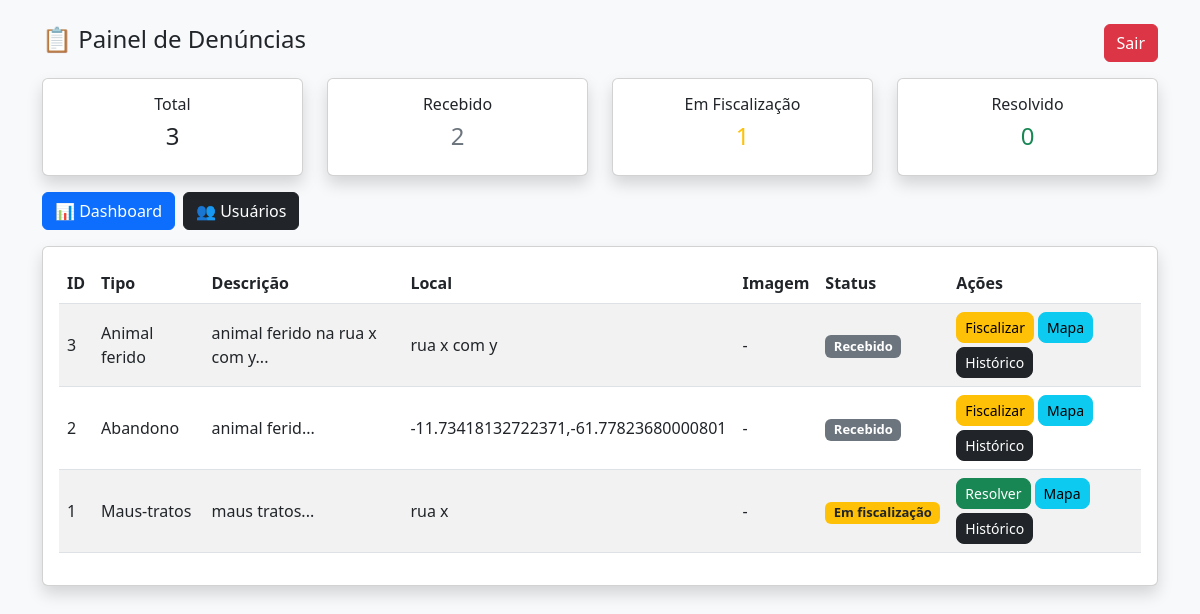
/painel (signed in), run on an earlier commit of the app's database.
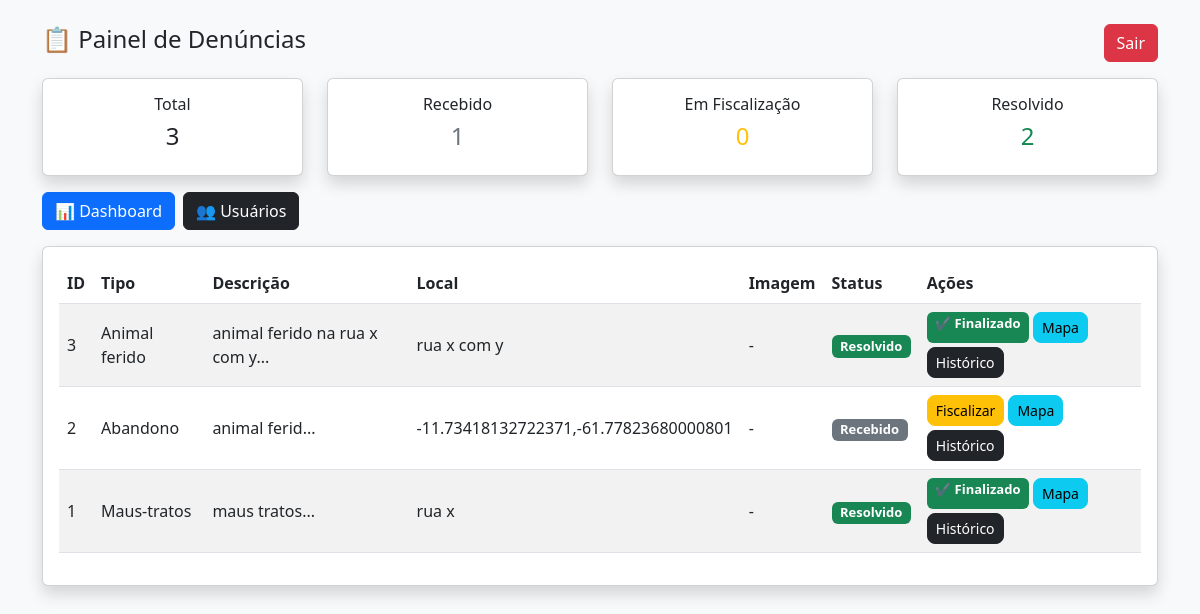
And on a later commit of the database.
### tables this page shows
CREATE TABLE denuncias (
        id INTEGER PRIMARY KEY AUTOINCREMENT,
        tipo TEXT,
        descricao TEXT,
        localizacao TEXT,
        imagem TEXT,
        status TEXT,
        data_criacao TIMESTAMP DEFAULT CURRENT_TIMESTAMP
    , fiscal_id INTEGER);

### app.py (the view)
@app.route('/painel')
def painel():
    if not session.get('logado'):
        return redirect('/login')
    conn = conectar()
    cursor = conn.cursor()
    cursor.execute("SELECT * FROM denuncias ORDER BY id DESC")
    dados = cursor.fetchall()
    cursor.execute("SELECT COUNT(*) FROM denuncias")
    total = cursor.fetchone()[0]
    cursor.execute("SELECT COUNT(*) FROM denuncias WHERE LOWER(status) = 'recebido'")
    recebido = cursor.fetchone()[0]
    cursor.execute("""
        SELECT COUNT(*) FROM denuncias
        WHERE LOWER(status) IN ('em fiscalização','em fiscalizacao')
    """)
    fiscalizacao = cursor.fetchone()[0]
    cursor.execute("SELECT COUNT(*) FROM denuncias WHERE LOWER(status) = 'resolvido'")
    resolvido = cursor.fetchone()[0]
    cursor.execute("SELECT id, nome FROM usuarios WHERE tipo='fiscal'")
    fiscais = cursor.fetchall()
    conn.close()
    return render_template('painel.html',
                           dados=dados,
                           total=total,
                           recebido=recebido,
                           fiscalizacao=fiscalizacao,
                           resolvido=resolvido,
                           fiscais=fiscais)

### database.py (called while the page is built)
def conectar():
    return sqlite3.connect(os.path.join(BASE_DIR, 'banco.db'))

### templates/painel.html (shortened to what the changed rows need)
<!DOCTYPE html>
<html>
<head>
    <link href="https://cdn.jsdelivr.net/npm/bootstrap@5.3.0/dist/css/bootstrap.min.css" rel="stylesheet">
</head>
<body class="bg-light">
<div class="container py-4">
    <div class="row mb-3">
        <div class="col-md-3">
            <div class="card text-center shadow">
                <div class="card-body">
                    <h6>Recebido</h6>
                    <h4 class="text-secondary">{{ recebido }}</h4>
                </div>
            </div>
        </div>
        <div class="col-md-3">
            <div class="card text-center shadow">
                <div class="card-body">
                    <h6>Em Fiscalização</h6>
                    <h4 class="text-warning">{{ fiscalizacao }}</h4>
                </div>
            </div>
        </div>
        <div class="col-md-3">
            <div class="card text-center shadow">
                <div class="card-body">
                    <h6>Resolvido</h6>
                    <h4 class="text-success">{{ resolvido }}</h4>
                </div>
            </div>
        </div>
    </div>
    <div class="card shadow p-3">
        <table class="table table-striped align-middle">
            <thead>
                <tr>
                    <th>ID</th>
                    <th>Tipo</th>
                    <th>Descrição</th>
                    <th>Local</th>
                    <th>Imagem</th>
                    <th>Status</th>
                    <th>Ações</th>
                </tr>
            </thead>
            <tbody>
                {% for d in dados %}
                <tr>
                    <td>{{ d[0] }}</td>
                    <td>{{ d[1] }}</td>
                    <td>{{ d[2][:50] }}...</td>
                    <td>{{ d[3] }}</td>
                    <td>
                        {% if d[4] %}
                        <a href="{{ d[4] }}" target="_blank" class="btn btn-sm btn-primary">Ver</a>
                        {% else %}
                        -
                        {% endif %}
                    </td>
                    <td>
                        {% if d[5] == 'Recebido' %}
                            <span class="badge bg-secondary">Recebido</span>
                        {% elif d[5] == 'Em fiscalização' %}
                            <span class="badge bg-warning text-dark">Em fiscalização</span>
                        {% elif d[5] == 'Resolvido' %}
                            <span class="badge bg-success">Resolvido</span>
                        {% endif %}
                    </td>
                    <td class="d-flex gap-1 flex-wrap">
                        {% if d[5] == 'Recebido' %}
                            <a href="/atualizar_status/{{ d[0] }}/Em_fiscalizacao"
                               class="btn btn-sm btn-warning"
                               onclick="return confirm('Iniciar fiscalização?')">
                               Fiscalizar
                            </a>
                        {% elif d[5] == 'Em fiscalização' %}
                            <a href="/atualizar_status/{{ d[0] }}/Resolvido"
                               class="btn btn-sm btn-success"
                               onclick="return confirm('Marcar como resolvido?')">
                               Resolver
                            </a>
                        {% elif d[5] == 'Resolvido' %}
                            <span class="badge bg-success">✔ Finalizado</span>
                        {% endif %}
                        <a href="/mapa/{{ d[0] }}" class="btn btn-sm btn-info">
                            Mapa
                        </a>
                        <a href="/historico/{{ d[0] }}" class="btn btn-sm btn-dark">
                            Histórico
                        </a>
                    </td>
                </tr>
                {% endfor %}
            </tbody>
        </table>
    </div>
</div>
</body>
</html>

What changed in the data, as far as the page shows it:
changed denuncias "Animal ferido": status "Recebido Fiscalizar" → "Resolvido ✔ Finalizado"
changed denuncias "Maus-tratos": status "Em fiscalização Resolver" → "Resolvido ✔ Finalizado"
Also different on the page:
{{ recebido }}: "2" → "1"
{{ fiscalizacao }}: "1" → "0"
{{ resolvido }}: "0" → "2"
